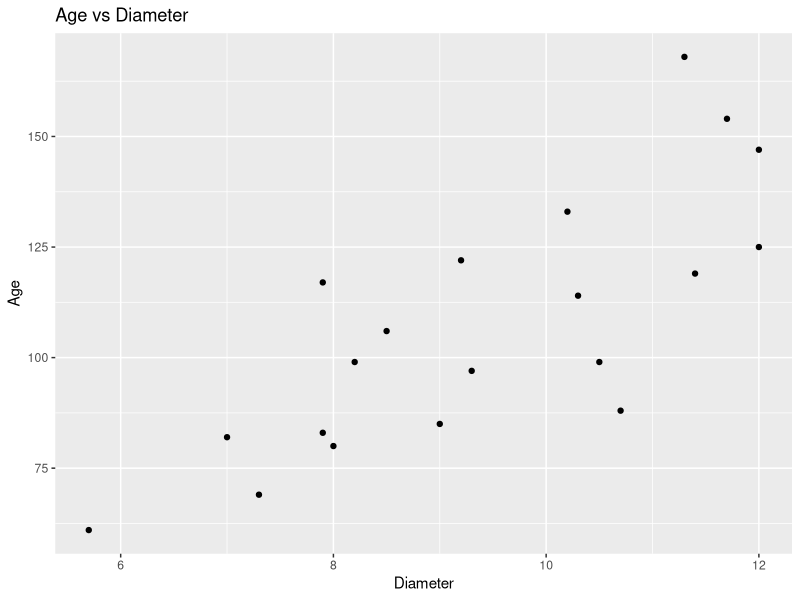
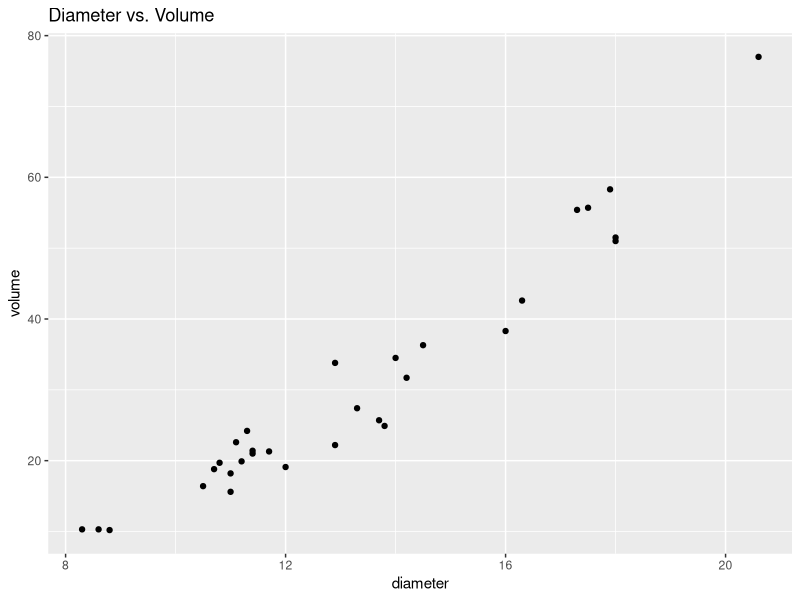

Source code (R) for these figures, in order:
#install.packages("tidyverse")
#install.packages("survey")
library(foreign)
library(survey)
library(tidyverse)

forest_data <- read.csv("STA4222/Data/forest.csv",
    header = TRUE
)
head(forest_data)

ggplot(data = forest_data) + ggtitle("Age vs Diameter") +
    geom_point(mapping = aes(
        x = Diameter,
        y = Age,
    ))

class(forest_data)
head(forest_data)
tail(forest_data)
ncol(forest_data)

# ==========================================
#               Question 1
#===========================================

population_size <- 1132
x_bar <- 10.3
t_x <- x_bar * population_size
x <- forest_data$Diameter
y <- forest_data$Age
x_bar <- mean(x)
x_bar
y_bar <- mean(y)
y_bar
b_hat <-  y_bar / x_bar
b_hat

summary(forest_data[, c("Age", "Diameter")])

mydesign <- svydesign(
    id = ~TreeNo,
    data = forest_data
)
mydesign


svyratio(~Age, ~Diameter, mydesign)
myrations <- svyratio(~Age, ~Diameter, mydesign)
confint(myrations)
cor(forest_data$Age, forest_data$Diameter)

reg_lm <- lm(Diameter ~ Age,
    data = forest_data
)
reg_lm
summary(reg_lm)

# ==========================================
#               Question 2
#===========================================

cherry_data <- read.csv("STA4222/Data/cherry.csv",
    header = TRUE
)
head(cherry_data)

ggplot(data = cherry_data) + ggtitle("Diameter vs. Volume") +
    geom_point(mapping = aes(
        x = diameter,
        y = volume,
    ))
cherry_design <- svydesign(
    id = ~1,
    data = cherry_data
)
cherry_design
cherry_rations <- svyratio(~diameter, ~volume, cherry_design)
confint(cherry_rations)
